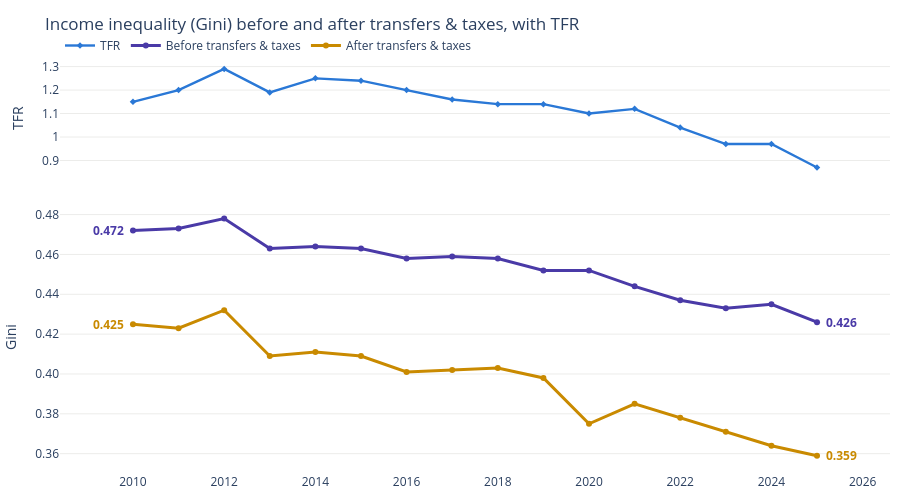

The notebook cell saved with this chart:
### Markdown cell above
## Chart 3 · Gini coefficient before and after transfers & taxes, with TFR on top

Source: SingStat 17892, M810091 · 0 = everyone has the same income, 1 = one household has everything.

### Code cell
fig = make_subplots(rows=2, cols=1, shared_xaxes=True, row_heights=[0.3, 0.7], vertical_spacing=0.06)
fig.add_trace(go.Scatter(x=df.Year, y=df.TFR, name="TFR", mode="lines+markers", line=dict(color=BLUE, width=2.4),
                         marker=dict(size=5, symbol="diamond")), row=1, col=1)
for c, n, col in [("Gini_Before_Transfers", "Before transfers & taxes", VIOLET), ("Gini_After_Transfers", "After transfers & taxes", GOLD)]:
    fig.add_trace(go.Scatter(x=df.Year, y=df[c], name=n, mode="lines+markers", line=dict(color=col, width=3), marker=dict(size=6),
                             hovertemplate=n + " %{y:.3f}<extra></extra>"), row=2, col=1)
    for y, anc in [(Y0, "right"), (Y1, "left")]:
        fig.add_annotation(x=y, y=clean.loc[y, c], text=f"<b>{clean.loc[y, c]:.3f}</b>", showarrow=False, xanchor=anc,
                           xshift=-7 if anc == "right" else 7, font=dict(color=col), row=2, col=1)
fig.update_xaxes(range=[Y0 - 1.6, Y1 + 1.6])
fig.update_yaxes(title_text="TFR", row=1, col=1); fig.update_yaxes(title_text="Gini", tickformat=".2f", row=2, col=1)
fig.update_layout(title="Income inequality (Gini) before and after transfers & taxes, with TFR")
style(fig, 500).show()
print(clean[["Gini_Before_Transfers", "Gini_After_Transfers"]].loc[[2010, 2012, 2019, 2020, 2025]])

### Figure 1 — Plotly figure (JSON) as saved in the notebook; plotly's stock layout.template omitted (floating-point values rounded to 4 significant figures)
{"data": [{"line": {"color": "#2a78d6", "width": 2.4}, "marker": {"size": 5, "symbol": "diamond"}, "mode": "lines+markers", "name": "TFR", "type": "scatter", "x": [2010, 2011, 2012, 2013, 2014, 2015, 2016, 2017, 2018, 2019, 2020, 2021, 2022, 2023, 2024, 2025], "xaxis": "x", "y": [1.15, 1.2, 1.29, 1.19, 1.25, 1.24, 1.2, 1.16, 1.14, 1.14, 1.1, 1.12, 1.04, 0.97, 0.97, 0.87], "yaxis": "y"}, {"hovertemplate": "Before transfers & taxes %{y:.3f}<extra></extra>", "line": {"color": "#4a3aa7", "width": 3}, "marker": {"size": 6}, "mode": "lines+markers", "name": "Before transfers & taxes", "type": "scatter", "x": [2010, 2011, 2012, 2013, 2014, 2015, 2016, 2017, 2018, 2019, 2020, 2021, 2022, 2023, 2024, 2025], "xaxis": "x2", "y": [0.472, 0.473, 0.478, 0.463, 0.464, 0.463, 0.458, 0.459, 0.458, 0.452, 0.452, 0.444, 0.437, 0.433, 0.435, 0.426], "yaxis": "y2"}, {"hovertemplate": "After transfers & taxes %{y:.3f}<extra></extra>", "line": {"color": "#c98a00", "width": 3}, "marker": {"size": 6}, "mode": "lines+markers", "name": "After transfers & taxes", "type": "scatter", "x": [2010, 2011, 2012, 2013, 2014, 2015, 2016, 2017, 2018, 2019, 2020, 2021, 2022, 2023, 2024, 2025], "xaxis": "x2", "y": [0.425, 0.423, 0.432, 0.409, 0.411, 0.409, 0.401, 0.402, 0.403, 0.398, 0.375, 0.385, 0.378, 0.371, 0.364, 0.359], "yaxis": "y2"}], "layout": {"annotations": [{"font": {"color": "#4a3aa7"}, "showarrow": false, "text": "<b>0.472</b>", "x": 2010, "xanchor": "right", "xref": "x2", "xshift": -7, "y": 0.472, "yref": "y2"}, {"font": {"color": "#4a3aa7"}, "showarrow": false, "text": "<b>0.426</b>", "x": 2025, "xanchor": "left", "xref": "x2", "xshift": 7, "y": 0.426, "yref": "y2"}, {"font": {"color": "#c98a00"}, "showarrow": false, "text": "<b>0.425</b>", "x": 2010, "xanchor": "right", "xref": "x2", "xshift": -7, "y": 0.425, "yref": "y2"}, {"font": {"color": "#c98a00"}, "showarrow": false, "text": "<b>0.359</b>", "x": 2025, "xanchor": "left", "xref": "x2", "xshift": 7, "y": 0.359, "yref": "y2"}], "font": {"size": 12}, "height": 500, "hovermode": "x unified", "legend": {"orientation": "h", "title": {}, "x": 0, "y": 1.0, "yanchor": "bottom"}, "margin": {"b": 10, "l": 10, "r": 10, "t": 60}, "title": {"text": "Income inequality (Gini) before and after transfers & taxes, with TFR"}, "xaxis": {"anchor": "y", "domain": [0.0, 1.0], "matches": "x2", "range": [2008.0, 2027.0], "showgrid": false, "showticklabels": false}, "xaxis2": {"anchor": "y2", "domain": [0.0, 1.0], "range": [2008.0, 2027.0], "showgrid": false}, "yaxis": {"anchor": "x", "domain": [0.718, 1.0], "gridcolor": "#ececea", "title": {"text": "TFR"}, "zeroline": false}, "yaxis2": {"anchor": "x2", "domain": [0.0, 0.658], "gridcolor": "#ececea", "tickformat": ".2f", "title": {"text": "Gini"}, "zeroline": false}}}
